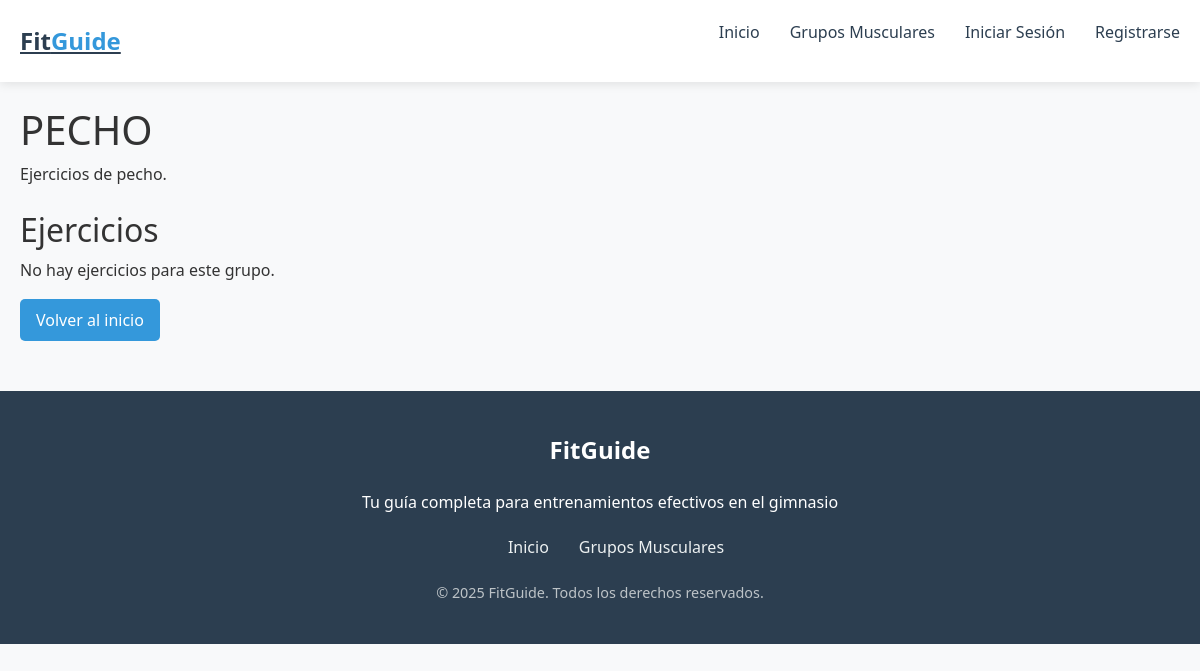
Before: /grupo/7/ with the older database file.
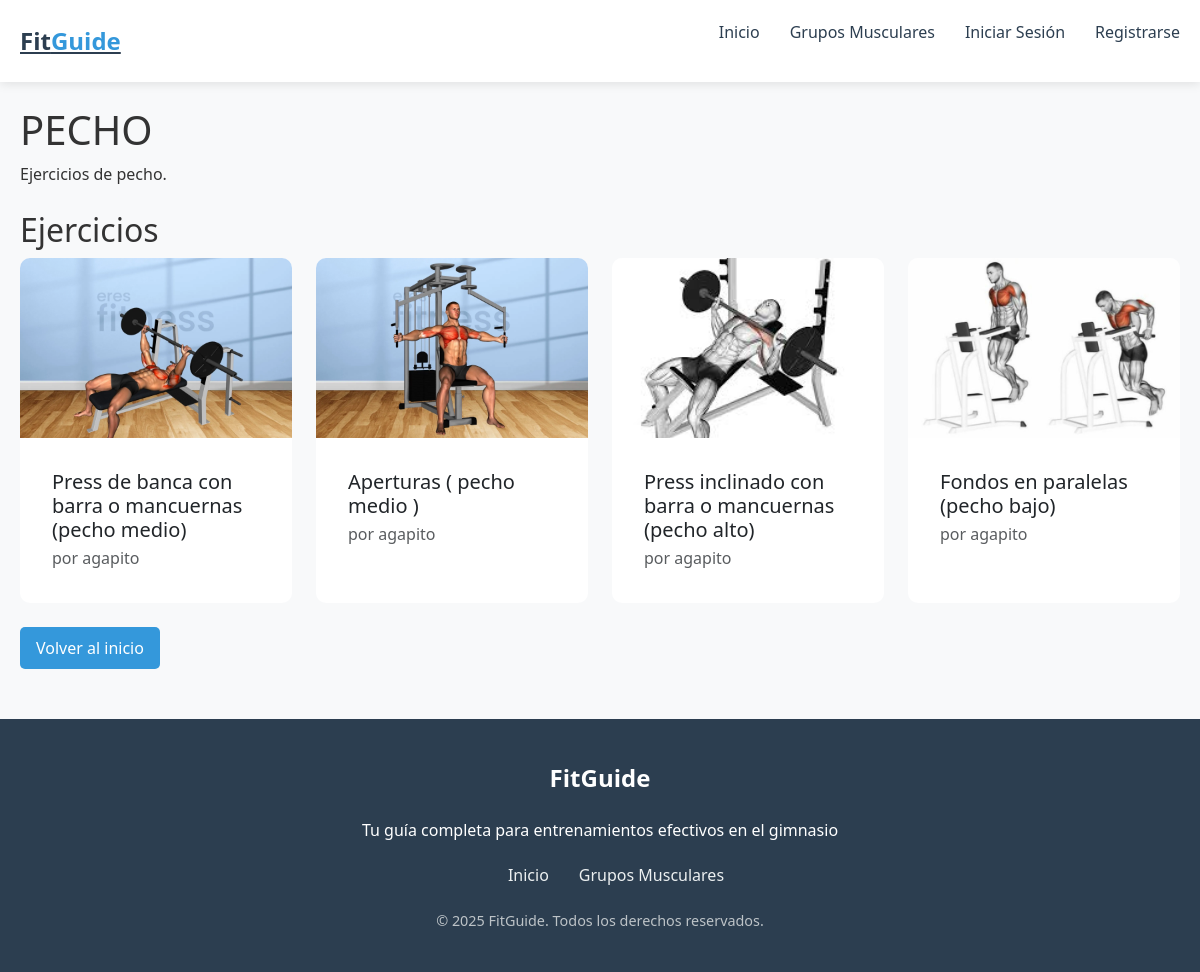
After: the same page with the newer database file.
### workout_app/models.py (models this page shows, shortened)
class GrupoMuscular(models.Model):
    nombre = models.CharField(max_length=100)
    descripcion = models.TextField()
    imagen = models.ImageField(upload_to='grupos_musculares/', blank=True, null=True)
    imagen_url = models.URLField(blank=True, null=True)
    orden = models.IntegerField(default=0)
    class Meta:
        verbose_name_plural = "Grupos Musculares"
        ordering = ['orden']

class Ejercicio(models.Model):
    author = models.ForeignKey(settings.AUTH_USER_MODEL, on_delete=models.CASCADE, related_name='ejercicios', null=True, blank=True)
    nombre = models.CharField(max_length=200)
    descripcion = models.TextField(blank=True)
    grupo_muscular = models.ForeignKey(GrupoMuscular, on_delete=models.CASCADE, related_name='ejercicios')
    musculos_trabajados = models.CharField(max_length=200)
    imagen = models.ImageField(upload_to='ejercicios/', blank=True, null=True)
    imagen_url = models.URLField(blank=True, null=True)
    orden = models.IntegerField(default=0)
    class Meta:
        ordering = ['grupo_muscular', 'orden']

### workout_app/views.py (the view)
# urls.py: path('grupo/<int:pk>/', views.GrupoMuscularDetailView.as_view(), name='grupo_muscular_detalle'),
class GrupoMuscularDetailView(DetailView):
    model = GrupoMuscular
    template_name = 'grupo_muscular_detalle.html'
    context_object_name = 'grupo_muscular'

### templates/grupo_muscular_detalle.html (shortened to what this page needs)
{% extends 'base.html' %}
{% block content %}
<section class="container mt-4">
    <h1 class="mb-2">{{ grupo_muscular.nombre }}</h1>
    <p class="mb-4">{{ grupo_muscular.descripcion }}</p>
    <h2>Ejercicios</h2>
    <div class="row">
        {% for ejercicio in grupo_muscular.ejercicios.all %}
        <div class="col-md-3 mb-4">
            <a href="{% url 'ejercicio_detalle' ejercicio.pk %}" class="text-decoration-none text-dark">
                <div class="card h-100">
                    {% if ejercicio.imagen %}
                        <img src="{{ ejercicio.imagen.url }}" class="card-img-top" alt="{{ ejercicio.nombre }}" style="height:180px; object-fit:cover;">
                    {% elif ejercicio.imagen_url %}
                        <img src="{{ ejercicio.imagen_url }}" class="card-img-top" alt="{{ ejercicio.nombre }}" style="height:180px; object-fit:cover;">
                    {% else %}
                        <div class="card-img-top d-flex align-items-center justify-content-center bg-secondary text-white" style="height:180px;">Sin imagen</div>
                    {% endif %}
                    <div class="card-body">
                        <h5 class="card-title">{{ ejercicio.nombre }}</h5>
                        <p class="card-subtitle text-muted">por {% if ejercicio.author %}{{ ejercicio.author.username }}{% else %}Anónimo{% endif %}</p>
                    </div>
                </div>
            </a>
        </div>
        {% empty %}
        <p>No hay ejercicios para este grupo.</p>
        {% endfor %}
    </div>
    <a href="{% url 'home' %}" class="btn btn-link">Volver al inicio</a>
</section>
{% endblock %}

### templates/base.html (shortened to what this page needs)
{% load static %}
<!DOCTYPE html>
<html lang="es">
<head>
    <link href="https://cdn.jsdelivr.net/npm/bootstrap@5.3.0/dist/css/bootstrap.min.css" rel="stylesheet">
    <link rel="stylesheet" href="{% static 'css/styles.css' %}">
    <link rel="stylesheet" href="{% static 'css/forms.css' %}">
</head>
<body>
    <header>
        <div class="container">
            <div class="header-content">
                <a href="{% url 'home' %}" class="logo">Fit<span>Guide</span></a>
                <nav>
                    <ul>
                        <li><a href="{% url 'home' %}">Inicio</a></li>
                        <li><a href="{% url 'home' %}#muscles">Grupos Musculares</a></li>
                        {% if user.is_authenticated %}
                            <li><a href="{% url 'ejercicio_nuevo' %}">Nueva Rutina</a></li>
                            <li class="dropdown">
                                <a href="#" class="dropdown-toggle" data-bs-toggle="dropdown" role="button" aria-expanded="false">
                                    {{ user.username }} <span class="caret"></span>
                                </a>
                                <ul class="dropdown-menu">
                                    <li><a class="dropdown-item" href="{% url 'logout' %}">Cerrar Sesión</a></li>
                                </ul>
                            </li>
                        {% else %}
                            <li><a href="{% url 'login' %}">Iniciar Sesión</a></li>
                            <li><a href="{% url 'signup' %}">Registrarse</a></li>
                        {% endif %}
                    </ul>
                </nav>
            </div>
        </div>
    </header>
    <main>
        {% block content %}
        {% endblock %}
    </main>
    <footer>
        <div class="container">
            <div class="footer-content">
                <div class="footer-logo">FitGuide</div>
                <p>Tu guía completa para entrenamientos efectivos en el gimnasio</p>
                <ul class="footer-links">
                    <li><a href="{% url 'home' %}">Inicio</a></li>
                    <li><a href="{% url 'home' %}#muscles">Grupos Musculares</a></li>
                </ul>
                <div class="copyright">
                    &copy; {% now "Y" %} FitGuide. Todos los derechos reservados.
                </div>
            </div>
        </div>
    </footer>
</body>
</html>

### static/css/styles.css (style rules this page uses)
* { margin: 0; padding: 0; box-sizing: border-box; font-family: 'Segoe UI', Tahoma, Geneva, Verdana, sans-serif; }
body { background-color: #f8f9fa; color: #333; line-height: 1.6; }
.container { max-width: 1200px; margin: 0 auto; padding: 0 20px; }
header { background-color: #fff; box-shadow: 0 2px 10px rgba(0,0,0,0.1); position: sticky; top: 0; z-index: 100; }
.header-content { display: flex; justify-content: space-between; align-items: center; padding: 20px 0; }
.logo { font-size: 24px; font-weight: 700; color: #2c3e50; }
.logo span { color: #3498db; }
nav ul { display: flex; list-style: none; }
nav ul li { margin-left: 30px; }
nav ul li a { text-decoration: none; color: #2c3e50; font-weight: 500; transition: color 0.3s; }
.btn { display: inline-block; background: #3498db; color: white; padding: 8px 15px; border-radius: 5px; text-decoration: none; font-weight: 500; transition: background 0.3s; }
footer { background-color: #2c3e50; color: white; padding: 40px 0; text-align: center; margin-top: 50px; }
.footer-content { max-width: 700px; margin: 0 auto; }
.footer-logo { font-size: 24px; font-weight: 700; margin-bottom: 20px; }
.footer-links { display: flex; justify-content: center; list-style: none; margin: 20px 0; }
.footer-links li { margin: 0 15px; }
.footer-links a { color: #ecf0f1; text-decoration: none; transition: color 0.3s; }
.copyright { margin-top: 20px; color: #bdc3c7; font-size: 0.9rem; }

### static/css/forms.css (style rules this page uses)
.card { border: none; border-radius: 10px; overflow: hidden; }
.card-body { padding: 2rem; }

Changed rows visible on the page:
added Ejercicio: imagen (picture), nombre "Press de banca con barra o mancuernas (pecho medio)", author.username "agapito"
added Ejercicio: imagen (picture), nombre "Aperturas ( pecho medio )", author.username "agapito"
added Ejercicio: imagen (picture), nombre "Press inclinado con barra o mancuernas (pecho alto)", author.username "agapito"
added Ejercicio: imagen (picture), nombre "Fondos en paralelas (pecho bajo)", author.username "agapito"
Other visible differences:
text no longer shown: "No hay ejercicios para este grupo."
